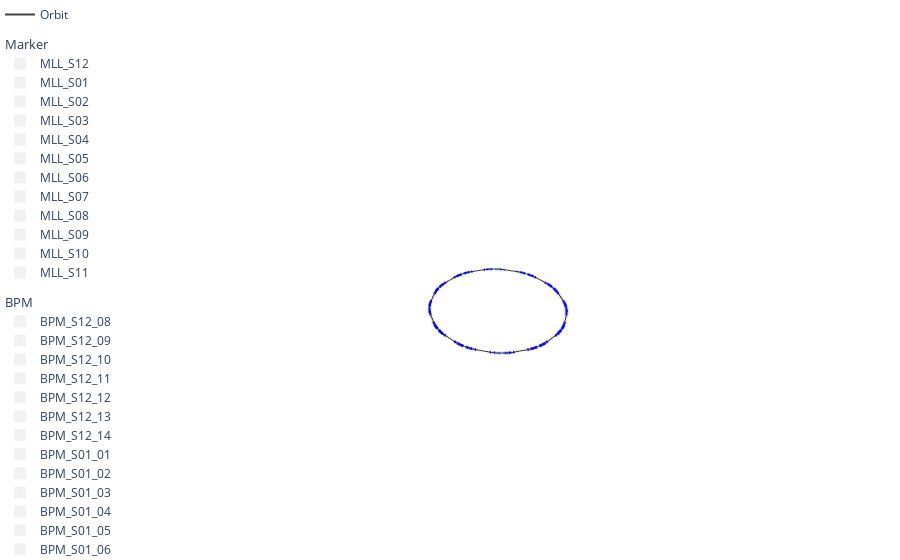

Here is the notebook cell this chart was saved with:
### Code cell
# Build elettra lattice

file = Path('./elettra.lte')
data = load_lattice(file)
ring = build('RING', 'ELEGANT', data)

ring.flatten()
ring.remove_group(pattern=r'^(?!MLL_).*', kinds=['Marker'])
ring.merge()


# Slice dipoles

ring.ns = (('Dipole', 0.05), )

# Profile
layout = Layout(ring)

# Generate reference orbit

x, y, z = layout.orbit(flat=False, step=None, start=(0, 0))

# Generate layout (can be saved as html with write_html method)

blocks = layout.profile_3d(scale=2.5, exclude=['Drift'])

# Plot

figure = graph_objects.Figure(
    data=[
        graph_objects.Scatter3d(
            x=x.numpy(),
            y=y.numpy(),
            z=z.numpy(), 
            mode='lines',
            name='Orbit',
            line=dict(color='black',width=2.0,dash='solid'),
            opacity=0.75,
            showlegend=True
        ),   
        *[graph_objects.Mesh3d(block) for block in blocks]
    ]
)
figure.update_layout(
    scene=dict(
        xaxis=dict(visible=False, range=[-100,100]),
        yaxis=dict(visible=False, range=[-100,100]),
        zaxis=dict(visible=False, range=[-25,25]),
        aspectratio=dict(x=1, y=1, z=1/4),
        annotations=[]
    ),
    margin=dict(l=0, r=0, t=0, b=0),
    legend=dict(orientation='v', x=0., y=1., xanchor='left', yanchor='top'),
    hoverlabel=dict(font_size=12, font_family="Rockwell", font_color='white'),
    legend_groupclick='toggleitem'
)
figure.show()
